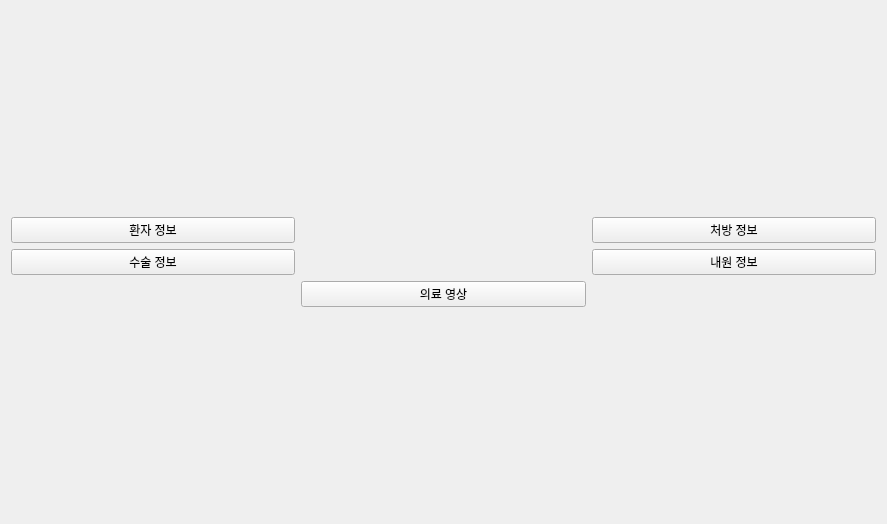
<?xml version="1.0" encoding="UTF-8"?>
<ui version="4.0">
 <class>Form</class>
 <widget class="QWidget" name="Form">
  <property name="geometry">
   <rect>
    <x>0</x>
    <y>0</y>
    <width>887</width>
    <height>524</height>
   </rect>
  </property>
  <property name="windowTitle">
   <string>Form</string>
  </property>
  <layout class="QGridLayout" name="gridLayout_2">
   <item row="0" column="0">
    <layout class="QGridLayout" name="gridLayout">
     <item row="1" column="0">
      <widget class="QPushButton" name="surgery">
       <property name="text">
        <string>수술 정보</string>
       </property>
      </widget>
     </item>
     <item row="0" column="0">
      <widget class="QPushButton" name="patient">
       <property name="text">
        <string>환자 정보</string>
       </property>
      </widget>
     </item>
     <item row="2" column="0">
      <widget class="QLabel" name="label_3">
       <property name="text">
        <string/>
       </property>
      </widget>
     </item>
     <item row="2" column="2">
      <widget class="QLabel" name="label_4">
       <property name="text">
        <string/>
       </property>
      </widget>
     </item>
     <item row="2" column="1">
      <widget class="QPushButton" name="MedicalImaging">
       <property name="text">
        <string>의료 영상</string>
       </property>
      </widget>
     </item>
     <item row="1" column="1">
      <widget class="QLabel" name="label_2">
       <property name="text">
        <string/>
       </property>
      </widget>
     </item>
     <item row="1" column="2">
      <widget class="QPushButton" name="visit">
       <property name="text">
        <string>내원 정보</string>
       </property>
      </widget>
     </item>
     <item row="0" column="1">
      <widget class="QLabel" name="label">
       <property name="text">
        <string/>
       </property>
      </widget>
     </item>
     <item row="0" column="2">
      <widget class="QPushButton" name="Prescription">
       <property name="text">
        <string>처방 정보</string>
       </property>
      </widget>
     </item>
    </layout>
   </item>
  </layout>
 </widget>
 <resources/>
 <connections/>
</ui>
